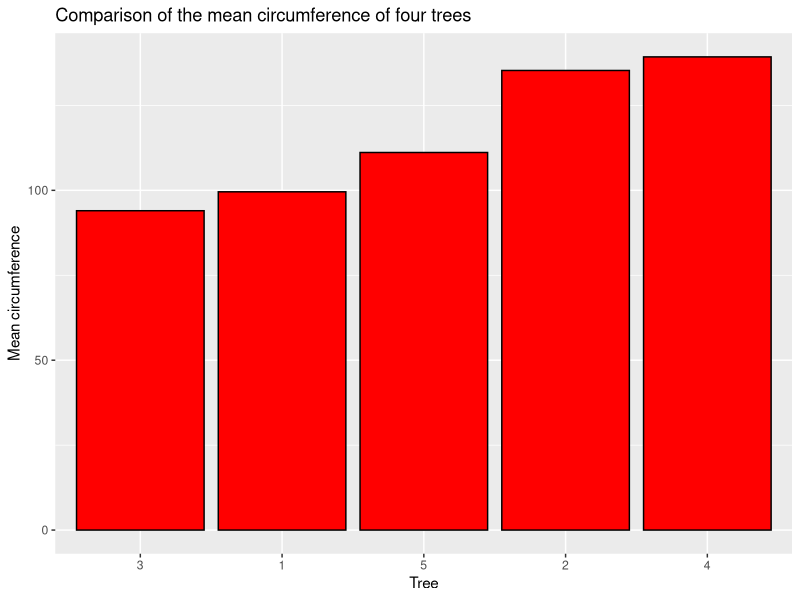

Generate this figure with R:
# 3831469
# Quiz 1
# 20 April 2021

# Question 1
# Numerical data: This is quantitative data that represents things than can be
# counted, calculated and measure. There different kinds of classes within the
# class. 
# 1.Discrete data: this is integer data. Meaning that it can only have whole
# numbers, no decimals should appear in the data. For exapmple, age can only be
#1, 2, 3.. not 1,5 years.
# 2.Continuous data: represents data from measured things. It is not limited to
# integers, it can contain decimals, for example, a height can be 1,5 metres.
# 3. Dates: a special kind of continuous data.

# Qualitative data: different from numeric data, this comprises of categories that
# are described, including rankings and classes. This class also has subset classes.
# 1. Categorical data: has different categories where the number of individuals or
# measrement etc are written under the different categories. For example, there 
# can be categoriesfor males and females with 25 and 35 individual, respectively.
# 2. Ordinal data: In this kind of data, classes are ranked from the lowest to the
# highest, and the magnitude between the given classes cannot be measured. You 
# typically get this data on an ordinal scale. For example, the ranking for good
# can be 4 and bad 2.
# Binary data: This is an either/or kind of data for example, a dataset can have
# data for students that either "passed" or "failed"

# functions to view data.
# 1. view()
# 2. summary()
# 3. head()
# 4. tail()
# 5. colnames()

# Skewness: this measres the symmetry of a dataset. It checks what the location 
# of the median relative to the mean of the data. If skewness is negative, the
# data is left-skewed and the mean is less than the median. If it is positive,
# then the mean is greater than the median and the data is right skewed.

# Kurtosis: this shows the tail-shape of the distribution of the data.Data that
# is normally distributed has zero kurtosis and the tail-shape is mesokurtic.
# Data that has a negative kurtosis has a thin tail and is called platykurtic.
# Data that has a positive kurtosis has a fat tail and is called leptokurtic.

# Question 2
Orange <- datasets::Orange

library(tidyverse)
library(e1071)

# The Orange data is categorical data because it comprises of different categories
# (age and circumference) and the measured and individual values.\

# first 6 rows and last 6 rows
Orange_1 <- Orange %>% 
  slice(1:6, 30:35)

#column names
colnames(Orange)

# summary statistic
summary(Orange)

# Mean, Median and Standard deviation
Age <- Orange %>% 
  group_by(Tree) %>% 
  summarise(mean_age = mean(age),
            med_age = median(age),
            sd_age = sd(age))

Circum <- Orange %>% 
  group_by(Tree) %>% 
  summarise(mean_circ = mean(circumference),
            med_circ = median(circumference),
            sd_circ = sd(circumference))

# kurtosis
kurtosis(Orange$age)
kurtosis(Orange$circumference)

# skewness
skewness(Orange$age)
skewness(Orange$circumference)

# graphs
# graph 1:
Circum_2 <- Orange %>% 
  group_by(Tree) %>% 
  summarise(mean_circ = mean(circumference))

ggplot(data = Circum_2, aes(x = Tree, y = mean_circ)) +
  geom_bar(stat = "identity", color = "black", fill = "red") +
  labs(x = "Tree", y = "Mean circumference") +
  ggtitle("Comparison of the mean circumference of four trees")

# graph 2
Data <- Orange %>% 
  slice(1:7)

Data2 <- Data %>% 
  select(col = age, circumference)





# Question 3
# mutate(): to create new variables or columns using the data in an existing column.
# select(): to remove other columns and be left with the columns you need to work with.
# group_by(): used when you want to calculate mean,sd, max, min etc for individual
# samples in a dataset.
# filter(): used to remove rows and remain with the rows you require.
# separate(): to separate data (untidy) in a column that has different kinds of
#observations.

